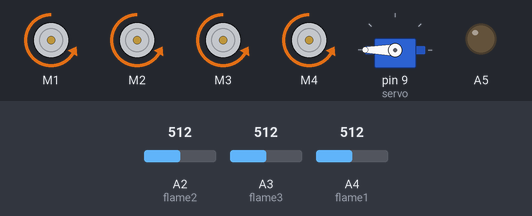
Simulated run of this sketch. Board: Arduino Uno, built with avr-gcc and run on an emulated ATmega328P. On the bench: 4 × DC motor (green arrow = forward, orange = backward, longer = faster), servo, output pins drawn as LEDs (lit = HIGH). Inputs (shaded band) come from the test bench; at power-on: A3 (flame3) = 512, A2 (flame2) = 512, A4 (flame1) = 512.

Above: at 1.2 s.
1.3 s: A3 (flame3) set to 33
4.3 s: A3 (flame3) set to 28
At 6.0 s:
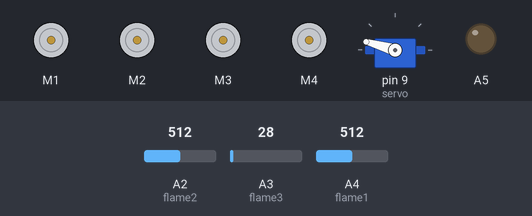
6.8 s: A3 (flame3) set to 57
At 8.53 s:
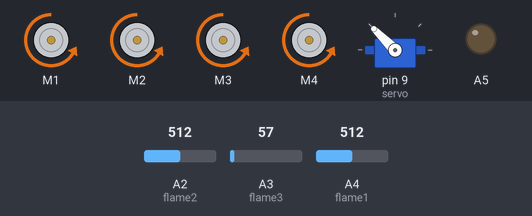
9.8 s: A3 (flame3) set to 20
At 9.85 s:
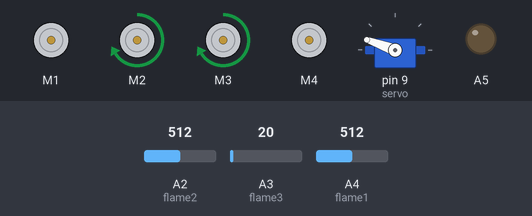
11.5 s: A3 (flame3) set to 660
At 13.4 s:
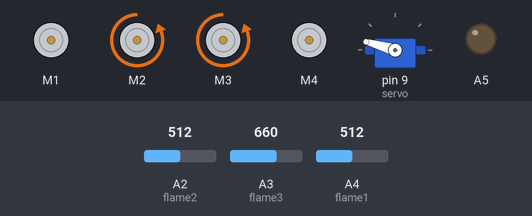
13.7 s: A3 (flame3) set to 634
At 14.14 s:
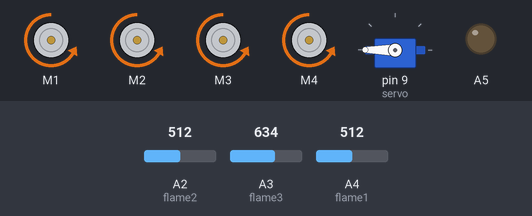
Timing chart, 0 to 17.7 s (numbered marks = the images above; inputs shaded):
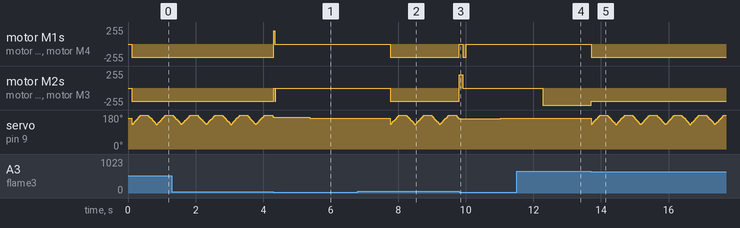

The sketch:

Son.ino
```cpp
#include <AFMotor.h>
#include <Servo.h>

//Motor
AF_DCMotor motorlb(1);
AF_DCMotor motorrb(2);
AF_DCMotor motorrf(3);
AF_DCMotor motorlf(4);

//Ateş Sensörü Pin
int flame1 = A4;
int flame2 = A2;
int flame3 = A3;

//Ateş Sensörü Sonuç Değişkenleri
short res1 = 0;
short res2 = 0;
short res3 = 0;

//Servo - Servo açı değişkenleri
Servo servo;
int i=0;

//Diğer değişkenler
short detected = 0;
short detServoAngle = 0;
short detFlameNum = 0;
short lastMainSensorAngle = 0;
short mainSensorAngle = 164;

//Motor Fonksiyonları
//İleri git
void mForward(){
  motorrb.run(BACKWARD);
  motorrf.run(BACKWARD);
  motorlb.run(BACKWARD);
  motorlf.run(BACKWARD);
}
//Geri git
void mBackward(){
  motorrb.run(FORWARD);
  motorrf.run(FORWARD);
  motorlb.run(FORWARD);
  motorlf.run(FORWARD);
}
//Sola dön
void mLeft(){
  motorrb.run(BACKWARD);
  motorrf.run(BACKWARD);
  motorlf.run(RELEASE);
  motorlb.run(RELEASE);
}
//Sağa dön
void mRight(){
  motorlb.run(BACKWARD);
  motorlf.run(BACKWARD);
  motorrf.run(RELEASE);
  motorrb.run(RELEASE);
}
//Sola geri gideriek dön
void mLeftBack(){
  motorlb.run(FORWARD);
  motorlf.run(FORWARD);
  motorrf.run(RELEASE);
  motorrb.run(RELEASE);
}
//Sağa geri giderek dön
void mRightBack(){
  motorrb.run(FORWARD);
  motorrf.run(FORWARD);
  motorlf.run(RELEASE);
  motorlb.run(RELEASE);
}
//Hızı ayarla (Max:255)
//
//-- Parametreler --
//mSpeed = Motor hızı
void mSetSpeed(short mSpeed){
  motorlb.setSpeed(mSpeed);
  motorrb.setSpeed(mSpeed);
  motorrf.setSpeed(mSpeed);
  motorlf.setSpeed(mSpeed);
}
//Dur
void mRelease(){
  motorlb.run(RELEASE);
  motorrb.run(RELEASE);
  motorrf.run(RELEASE);
  motorlf.run(RELEASE);
}

//Servoyu belirlenen açılar arasında ardışıl zıt hareket ettir
//
//-- Parametreler --
//sStart = Başlangıç açısı
//sStop = Bitiş Açısı
//inc = Her loopta kaç derece artırılması gerektiği
short servoAngle(short sStart, short sStop, short inc){
  short sDif = sStop-sStart;
  if(i%(sDif*2)>(sDif-1)){
    servo.write(sStop-(i%sDif));
    i+=inc;
    return (sStop-(i%sDif));
  }else{
    servo.write(sStart+(i%sDif));
    i+=inc;
    return (sStart+(i%sDif));
  }
}

//Eğer ateş tespit edilirse
//
//Ana sensöz numarası = 3
//Ana sensör servo açısı = 164
//Sensör 1'in servo açısı 111'den büyükse ateş SAĞda
//Sensör 2'nin servo açısı 47'den küçükse ateş SAĞda
//Sensör 3'ün servo açısı 164'den küçükse ateş SAĞda
void fDetected(){
  if(res3<650){
    detected = 2;
  }
  //Eğer arabanın yönü ateşe dönmüşse
  if(detected==2){
    //Eğer araba ateşi söndürebilcek kadar yakınsa
    if(res3<30){
      //Eğer açı tam doğru değilse bir miktar dön (Ana sensörün sapması kadar dön)
      if(lastMainSensorAngle < mainSensorAngle){
        mRightBack();
        delay((mainSensorAngle-lastMainSensorAngle)*15);
        mRight();
        delay((mainSensorAngle-lastMainSensorAngle)*15);
      }else if(lastMainSensorAngle > mainSensorAngle){
        mLeftBack();
        delay((lastMainSensorAngle-mainSensorAngle)*15);
        mLeft();
        delay((lastMainSensorAngle-mainSensorAngle)*15);
      }
      //Gerekli değişkenleri sıfırla. Arabayı durdur. Pervaneyi çalıştır 1 sn bekle.
      i = 0;
      detected = 0;
      mRelease();
      analogWrite(A5,0);
      delay(1000);
    }else{ //Eğer araba ateşe yakın değilse ön kısmı tarayarak ilerle. Hızı bir miktar yavaşlat
      lastMainSensorAngle = servoAngle(129,199,3);
      mSetSpeed(200);
      mForward();
    }
  }else{
    //Eğer etrafta ateş tespit edilmiş fakat arabanın yönü o yöne doğru değilse arabayı döndür
    if(detFlameNum==1&&detServoAngle>111 ||
       detFlameNum==2&&detServoAngle<47 ||
       detFlameNum==3&&detServoAngle>164
      ){
      mRight();
    }else{
      mLeft();
    }
  }
}

void setup() {
  mSetSpeed(255);
  mRelease();

  servo.attach(9);
  pinMode(OUTPUT,2);
  Serial.begin(9600);
}
void loop() {
  //Sensör değerlerini oku
  res1 = analogRead(flame1);
  res2 = analogRead(flame2);
  res3 = analogRead(flame3);

  //Ateş tespit edilirse
  if(detected>=1){
    fDetected();
  }else{ //Eğer ateş tespit edilmemişse
    // Hızı yükselt
    mSetSpeed(255);
    //Eğer ilk işlem değilse ilerle
    if(i>360){
      mForward();
    }
    //Servoyu döndürerek etrafı tara
    servoAngle(0,180,2);
    //Eğer etrafı tararken ateş tespit edilirse gerekli değerleri değişkenlere ata.
    //Servoyu ana servo açısına döndür
    //Tespit edildiği için detected=1 oldu. Bir sonraki loopta ilk ifte then kısmı çalışcak
    if(res1<600){
      lastMainSensorAngle = mainSensorAngle;
      servo.write(lastMainSensorAngle);
      detected = 1;
      detFlameNum = 1;
      detServoAngle = i;
      delay(100);
    }else if(res2<600){
      lastMainSensorAngle = mainSensorAngle;
      servo.write(lastMainSensorAngle);
      detected = 1;
      detFlameNum = 2;
      detServoAngle = i;
      delay(100);
    }else if(res3<600){
      lastMainSensorAngle = mainSensorAngle;
      servo.write(lastMainSensorAngle);
      detected = 1;
      detFlameNum = 3;
      detServoAngle = i;
      delay(100);
    }
  }
  delay(15);
}
```

Measured:
- the behaviour switches between 30 and 29 on A3 (flame3) (found by bisection; images 0 and 1)
- the behaviour switches between 650 and 649 on A3 (flame3) (found by bisection; images 4 and 5)
- after the input at 4.3 s, motor M1–4: backward 200/255 → stopped at once
- after the input at 9.8 s, motor M1, motor M4: backward 200/255 → stopped at once, → backward 200/255 0.11 s later, → stopped 0.11 s later; motor M2, motor M3: backward 200/255 → forward 200/255 at once, → stopped 0.11 s later
- after the input at 11.5 s, motor M2, motor M3: stopped → backward 255/255 after 0.78 s
